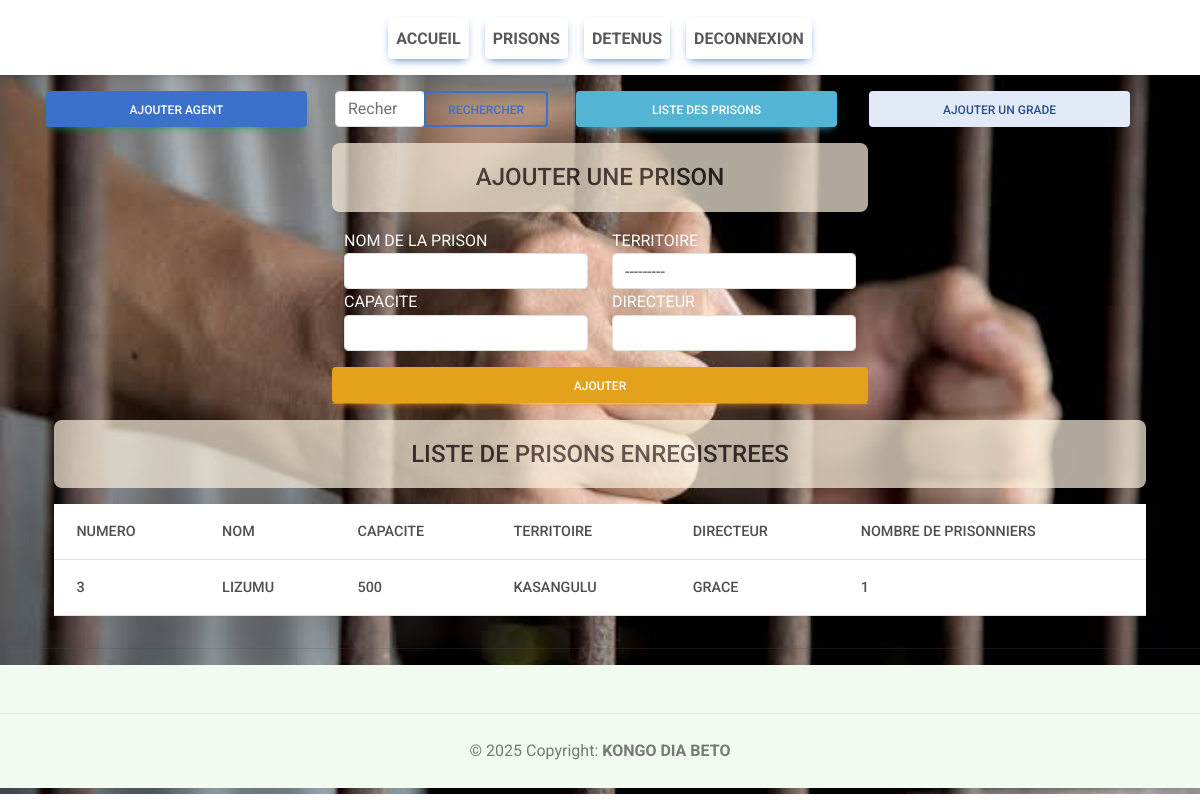
/Prison/prison (signed in), run on the app's committed database.
### PRISON/models.py (models this page shows, shortened)
class Prison(models.Model):
    nom_de_la_prison = models.CharField(max_length=15)
    capacite = models.IntegerField()
    territoire = models.ForeignKey(Territoire, on_delete=models.CASCADE)
    directeur = models.CharField(max_length=15)
    @property
    def nombre_prisonniers(self):
        return self.detenu_set.count()

class Territoire(models.Model):
    TER = [
        ("KASANGULU", "KASANGULU"),
        ("MADIMBA", "MADIMBA"),
        ("LUKULA", "LUKULA"),
        ("MBANZA-NGUNGU", "MBANZA-NGUNGU"),
        ("SONGOLOLO", "SONGOLOLO"),
        ("LUOZI", "LUOZI"),
        ("KIMVULA", "KIMVULA"),
        ("SEKEBANZA", "SEKEBANZA"),
        ("TSHELA", "TSHELA"),
        ("MOANDA", "MOANDA"),
        ("MATADI", "MATADI"),
        ("BOMA", "BOMA"),
    ]
    nom = models.CharField(max_length=20, choices=TER)
    def __str__(self):
        return self.nom

### PRISON/views.py (the view)
# urls.py: path('prison', views.Ajout_Prison, name='Ajout_Prison'),
def Ajout_Prison(request):
    user = request.user
    is_consultant = user.is_authenticated and user.groups.filter(name='Consultants').exists()
    error_message = None
    search_error_message = None
    territoire_id = request.session.get('territoire_id')
    if request.method == 'POST':
        EP = Enregistrement_Prison(request.POST)
        if EP.is_valid():
            prison = EP.save(commit=False)
            if not is_consultant and prison.territoire.id != territoire_id:
                error_message = "Vous ne pouvez qu'enregistrer une prison dans votre site"
            else:
                prison.save()
                return redirect('Ajout_Prison')
    else:
        EP = Enregistrement_Prison()
    if is_consultant:
        LPS = Prison.objects.all()
        prisons = Prison.objects.all()
    else:
        LPS = Prison.objects.filter(territoire_id=territoire_id)
        prisons = Prison.objects.filter(territoire_id=territoire_id)
    return render(request, 'Detenu/prison.html', {'form': EP, 'LPS': LPS, 'prisons': prisons, 'error_message': error_message, 'search_error_message': search_error_message})

### PRISON/forms.py
class Enregistrement_Prison(forms.ModelForm):
    class Meta:
        model = Prison
        fields = ['nom_de_la_prison', 'capacite', 'territoire', 'directeur']
        widgets = {
        'nom_de_la_prison': forms.TextInput(attrs={'class': 'form-control'}),
        'capacite': forms.NumberInput(attrs={'class': 'form-control'}),
        'territoire' : forms.Select(attrs={'class': 'form-control'}),
        'directeur': forms.TextInput(attrs={'class': 'form-control'}),
        'nom_Agent': forms.TextInput(attrs={'class': 'form-control'}),
        'postnom_Agent': forms.TextInput(attrs={'class': 'form-control'}),
        'prenom_Agent': forms.TextInput(attrs={'class': 'form-control'}),
        'libelle_Grade' : forms.Select(attrs={'class': 'form-control'}),
            }

### templates/Detenu/prison.html (shortened to what this page needs)
{% extends 'Detenu/base.html' %}
{% load static %}
{% block content %}
<body>
   <section>
<link rel="stylesheet" href="{% static 'css/stylePrison.css'%}">
<div class="container">
    <div class="col mx-auto">
        <div class="row">
            <div class="row align-items-center">
                <a class="col btn btn-success bg-primary m-3" href="{% url 'ajout_agent'%}">AJOUTER AGENT</a>
                <form action="{% url 'cherchePrison' %}" class="col form-inline" method="get">
                    <div class="input-group">
                        <input type="search" method="get" class="form-control rounded" placeholder="Recherche prison..." aria-label="Search" name="query" aria-describedby="search-addon" />
                        <button type="submit" class="btn btn-outline-primary" data-mdb-ripple-init>Rechercher</button>
                    </div>
                </form>
                <a class="col btn btn-info m-3" href="{% url 'list_prisons' %}">LISTE DES PRISONS</a>
                <a class="col btn btn-secondary m-3" href="{% url 'Ajout_Grade' %}">AJOUTER UN GRADE</a>
            </div>
            <div class="row-md-4 mx-auto" style="width: 35rem;">
                <h4 class="text-center alert alert alert-warning text-dark opacity-70">AJOUTER UNE PRISON</h4>
                    <form action="" method="POST" class=" row text-uppercase  mx-auto text-light " >
                        <div class="col">
                            <div>{{form.nom_de_la_prison.label}} {{form.nom_de_la_prison}}</div>
                        <div>{{form.capacite.label}} {{form.capacite}}</div>
                        </div>
                        <div class="col">
                            <div>{{form.territoire.label}} {{form.territoire}}</div>
                        <div>{{form.directeur.label}} {{form.directeur}}</div>
                        </div>
                        <input type="submit" class="btn btn-warning mt-3 " value="AJOUTER"><br><hr>
                    </form>
            </div>
            <div class="row-md-8">
                <div class="container">
                    <h4 class="text-center alert alert alert-warning text-dark opacity-70">LISTE DE PRISONS ENREGISTREES</h4>
                    {% if LPS  %}
                    <table class="table table-hover">
                        <thead>
                            <tr>
                                <th scope="col">NUMERO</th>
                                <th scope="col">NOM</th>
                                <th scope="col">CAPACITE</th>
                                <th scope="col">TERRITOIRE</th>
                                <th scope="col">DIRECTEUR</th>
                                <th scope="col">NOMBRE DE PRISONNIERS</th>
                            </tr>
                        </thead>
                        <tbody>
                            {% for Prison in LPS %}
                            <tr>
                                <th scope="row">{{Prison.id}}</th>
                                <th scope="row">{{Prison.nom_de_la_prison}}</th>
                                <th scope="row">{{Prison.capacite}}</th>
                                <th scope="row">{{Prison.territoire}}</th>
                                <th scope="row">{{Prison.directeur}}</th>
                                <th scope="row">{{Prison.nombre_prisonniers}}</th>
                            </tr>
                            {% endfor %}
                        </tbody>
                    </table>
                    {% else  %}
                    <h4 class="text-center alert alert alert-warning text-dark opacity-70">PAS D'ENREGISTRMENT</h4>
                    {% endif  %}
                </div>
            </div>
        </div>
    </div>
</div>
</body><hr>
{% endblock content %}

### DETENUS/static/css/style.css (style rules this page uses)
body { background-image: url('../img/6.jpeg'); background-color: rgb(255, 255, 255); background-size: 100%; background-position: none; background-repeat: no-repeat; }

### DETENUS/static/css/stylePrison.css (style rules this page uses)
body { background-image: url('../img/1.jpeg'); background-size: 100%; background-position: center; }

### data on the page
Prison: id "3", nom_de_la_prison "LIZUMU", capacite "500", territoire "KASANGULU", directeur "GRACE", nombre_prisonniers "1"
